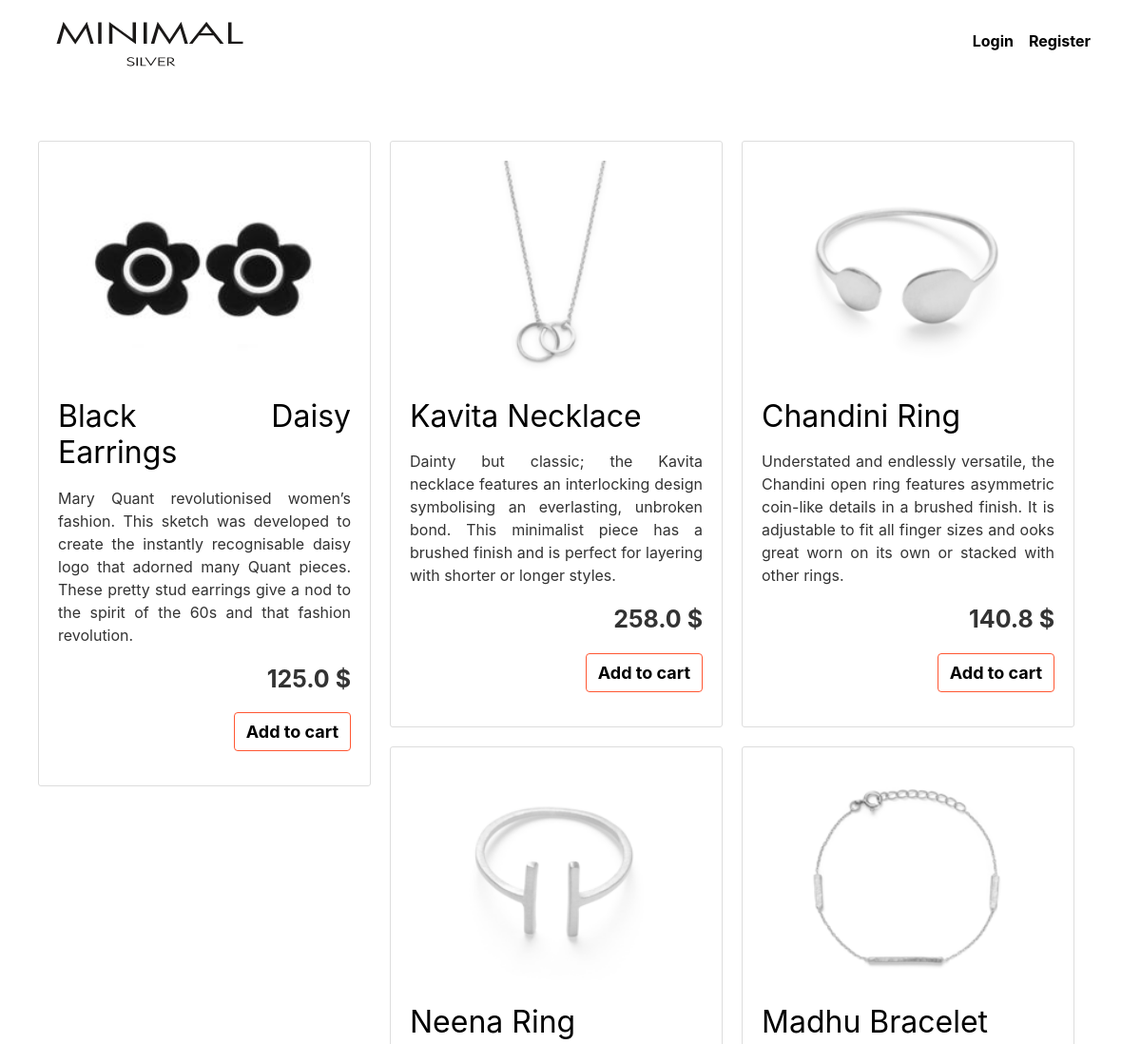
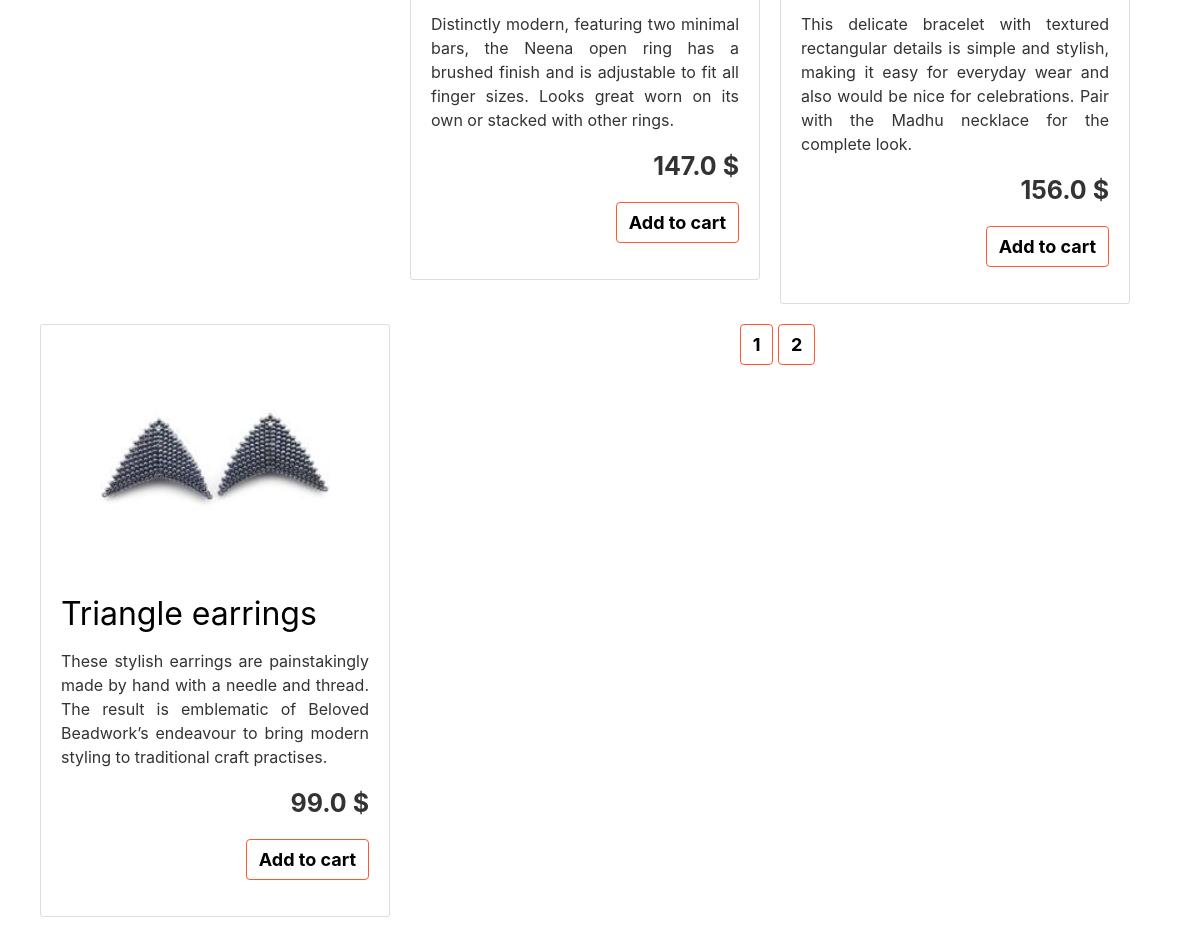
The page /home on the database its author committed (2 pictures, top to bottom).
### shop/models.py (models this page shows, shortened)
class Product(db.Model):
	id = db.Column(db.Integer, primary_key=True)
	p_name = db.Column(db.String(100), nullable=False)
	description = db.Column(db.UnicodeText, nullable=False)
	image = db.Column(db.String(20), nullable=False, default='default.jpg')
	price = db.Column(db.Float, nullable=False)

### shop/routes.py (the view)
@app.route("/")
@app.route("/home")
def home():
    page = request.args.get('page', 1, type=int)
    products = Product.query.paginate(page=page, per_page=6)
    return render_template('home.html', products=products)

### shop/templates/home.html
{% extends "layout.html" %}
{% block content %}
<div>
    {% for product in products.items %}
        <article class="media content-section product-section" style="text-align: justify;">
          <div class="media-body">
            <div align='center'><img class="article-img" src="{{ url_for('static', filename='images/'+ product.image)}}"></div>
            <h2><a class="article-title" href="{{url_for('product', product_id=product.id)}}">{{ product.p_name }}</a></h2>
            <p class="article-content">{{ product.description | safe }}</p>
              <p class="article-content" style="font-weight: 700; font-size: 25px; text-align: right;">{{ product.price }} $</p>
              <form method="POST" action="/cart">
               <p style="text-align: right;"><button class="btn but" value="{{ product.id }}" name="product_id" type="submit" >Add to cart</button></p>
              </form>
          </div>
        </article>
    {% endfor %}
  </div>
    <div class="container text-center">
    {% for page_num in products.iter_pages(left_edge=1, right_edge=1, left_current=1, right_current=2) %}
        {% if page_num %}
            {% if products.page == page_num %}
                <a class="btn but mb-4" style="color: #000000" href="{{ url_for('home', page=page_num) }}"> {{ page_num }}</a>
            {% else %}
                <a class="btn but mb-4" style="color: #000000" href="{{ url_for('home', page=page_num) }}"> {{ page_num }}</a>
            {% endif %}
        {% else %}
            ...
        {% endif %}
    {% endfor %}
    </div>
{% endblock content %}

### shop/templates/layout.html (shortened to what this page needs)
<!DOCTYPE html>
<html>
<head>
    <link rel="stylesheet" href="https://maxcdn.bootstrapcdn.com/bootstrap/4.0.0/css/bootstrap.min.css">
    <link rel="stylesheet" type="text/css" href="{{ url_for('static', filename='main.css') }}">
</head>
<body>
    <header class="site-header">
      <nav class="navbar navbar-expand-md navbar-dark bg-steel fixed-top">
        <div class="container">
           <div><a href="{{ url_for('home') }}" class="img-alt"><img class="img-alt" src="static/images/logo.png" alt='MINIMAL silver'></a></div>
          <div class="collapse navbar-collapse" id="navbarToggle">
            <div class="navbar-nav">
              {% if current_user.is_authenticated %}
                  {% if current_user.admin %}
                     <a class="nav-item nav-link" href="{{ url_for('orders') }}">Orders</a>
                     <a class="nav-item nav-link" href="{{ url_for('add_product') }}">Add New Product</a>
                  {% endif %}
                  <a class="nav-item nav-link" href="{{ url_for('cart') }}">Cart</a>
                  <a class="nav-item nav-link" href="{{ url_for('account') }}">Account</a>
                  <a class="nav-item nav-link" href="{{ url_for('logout') }}">Logout</a>
              {% else %}
                  <a class="nav-item nav-link" href="{{ url_for('login') }}">Login</a>
                  <a class="nav-item nav-link" href="{{ url_for('register') }}">Register</a>
              {% endif %}
            </div>
          </div>
        </div>
      </nav>
    </header>
    <main role="main" class="container menu-container">
        <div>
          {% block content %}{% endblock %}
        </div>
    </main>
</body>
</html>

### shop/static/main.css (style rules this page uses)
body { background: #ffffff; color: #333333; margin-top: 8rem; }
h1, h2, h3, h4, h5, h6 { color: #444444; }
.bg-steel { background-color: #ffffff; }
.site-header .navbar-nav .nav-link { color: #000000; font-weight: 700; }
.content-section { background: #ffffff; padding: 20px 20px; border: 1px solid #dddddd; border-radius: 3px; margin-bottom: 20px; }
.menu-container { display: flex; justify-content: center; padding: 20px 0; }
.product-section { width: 350px; height: auto; margin-right: 10px; margin-left: 10px; float: left; }
.article-title { color: #000000; font-weight: 400; }
.article-content { white-space: pre-line; text-align: justify }
.article-img { height: 250px; width: 250px; vertical-align: middle; padding-bottom: 20px; }
.but { background-color: #ffffff; border-color: #ff5733; font-size: 18px; font-weight: 700; }
.img-alt { color: #000000; font-size: 30px; font-weight: 700; }

### rows shown on the page
Product: image (picture), p_name "Black Daisy Earrings", description "Mary Quant revolutionised women’s fashion. This sketch was developed to create the instantly recognisable daisy logo that adorned many Quant pieces. These pretty stud earrings give a nod to the spirit of the 60s and that fashion revolution.", price "125.0", {{ product.id }} 1 (drawn)
Product: image (picture), p_name "Kavita Necklace", description "Dainty but classic; the Kavita necklace features an interlocking design symbolising an everlasting, unbroken bond. This minimalist piece has a brushed finish and is perfect for layering with shorter or longer styles.", price "258.0", {{ product.id }} 2 (drawn)
Product: image (picture), p_name "Chandini Ring", description "Understated and endlessly versatile, the Chandini open ring features asymmetric coin-like details in a brushed finish. It is adjustable to fit all finger sizes and ooks great worn on its own or stacked with other rings.", price "140.8", {{ product.id }} 3 (drawn)
Product: image (picture), p_name "Neena Ring", description "Distinctly modern, featuring two minimal bars, the Neena open ring has a brushed finish and is adjustable to fit all finger sizes. Looks great worn on its own or stacked with other rings.", price "147.0", {{ product.id }} 4 (drawn)
Product: image (picture), p_name "Madhu Bracelet", description "This delicate bracelet with textured rectangular details is simple and stylish, making it easy for everyday wear and also would be nice for celebrations. Pair with the Madhu necklace for the complete look.", price "156.0", {{ product.id }} 6 (drawn)
Product: image (picture), p_name "Triangle earrings", description "These stylish earrings are painstakingly made by hand with a needle and thread. The result is emblematic of Beloved Beadwork’s endeavour to bring modern styling to traditional craft practises.", price "99.0", {{ product.id }} 7 (drawn)

### other values the page prints
{{ page_num }} "1"
{{ page_num }} "2"
